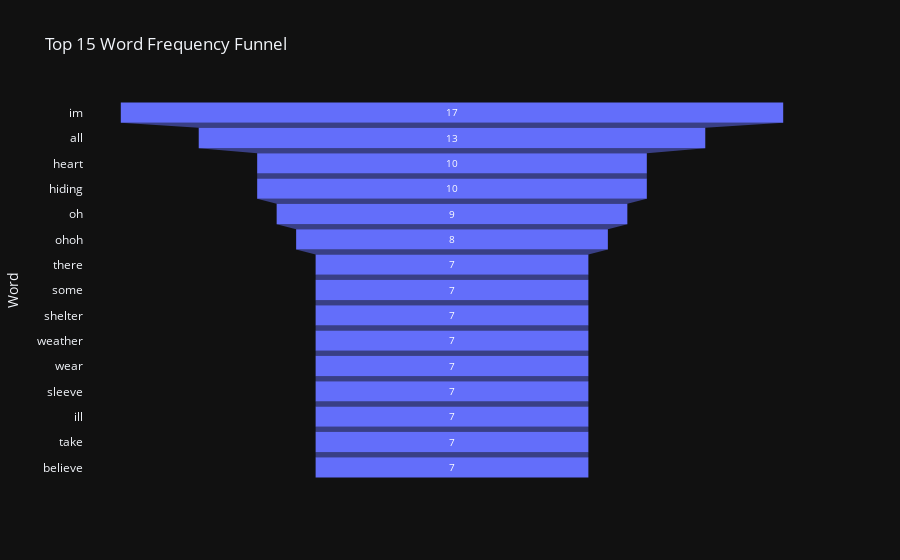

Notebook code cell kept with this figure:
### Markdown cell above
### Rawfear Funnel Chart

### Code cell
df_counts = pd.DataFrame(counts.most_common(15), columns=['Word', 'Count'])

fig = px.funnel(df_counts, x='Count', y='Word',
                title='Top 15 Word Frequency Funnel',
                color_discrete_sequence=['#636EFA'])
fig.show()

### Figure 1 — Plotly figure (JSON) as saved in the notebook; plotly's stock layout.template omitted (floating-point values rounded to 4 significant figures)
{"data": [{"hovertemplate": "Count=%{x}<br>Word=%{y}<extra></extra>", "legendgroup": "", "marker": {"color": "#636EFA"}, "name": "", "orientation": "h", "showlegend": false, "x": [17, 13, 10, 10, 9, 8, 7, 7, 7, 7, 7, 7, 7, 7, 7], "xaxis": "x", "y": ["im", "all", "heart", "hiding", "oh", "ohoh", "there", "some", "shelter", "weather", "wear", "sleeve", "ill", "take", "believe"], "yaxis": "y", "type": "funnel"}], "layout": {"xaxis": {"anchor": "y", "domain": [0.0, 1.0], "title": {"text": "Count"}}, "yaxis": {"anchor": "x", "domain": [0.0, 1.0], "title": {"text": "Word"}}, "legend": {"tracegroupgap": 0}, "title": {"text": "Top 15 Word Frequency Funnel"}}}
